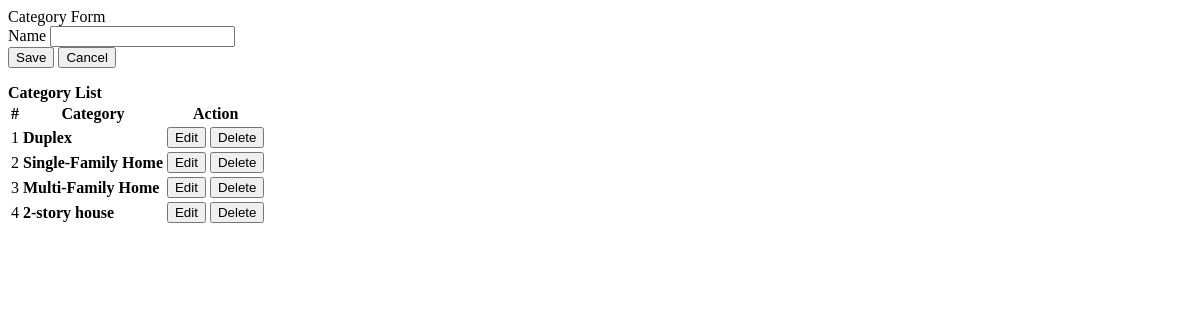
Before: /categories.php with the older database file.
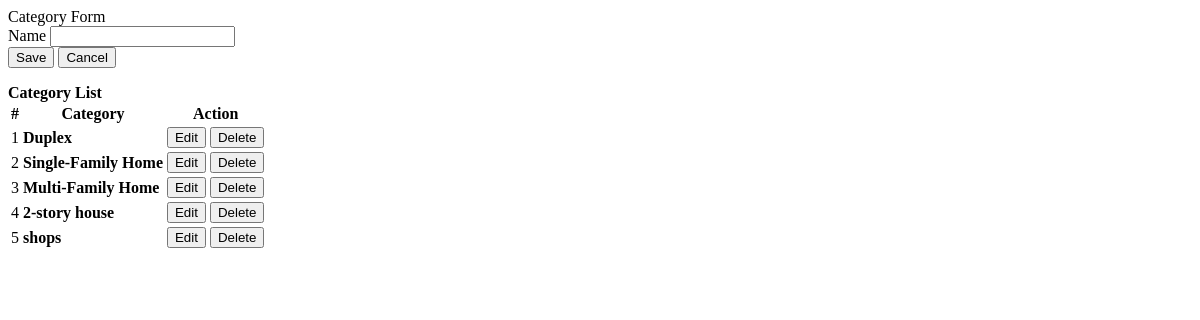
After: the same page with the newer database file.
### tables this page shows
CREATE TABLE `categories` (
  `id` int(30) NOT NULL,
  `name` varchar(200) NOT NULL
);

### categories.php (the view, shortened to what this page needs)
<?php include('db_connect.php');?>
<div class="container-fluid">
	<div class="col-lg-12">
		<div class="row">
			<div class="col-md-4">
			<form action="" id="manage-category">
				<div class="card">
					<div class="card-header">
						    Category Form
				  	</div>
					<div class="card-body">
							<div class="form-group">
								<label class="control-label">Name</label>
								<input type="text" class="form-control" name="name">
							</div>
					</div>
					<div class="card-footer">
						<div class="row">
							<div class="col-md-12">
								<button class="btn btn-sm btn-primary col-sm-3 offset-md-3"> Save</button>
								<button class="btn btn-sm btn-default col-sm-3" type="button" onclick="$('#manage-category').get(0).reset()"> Cancel</button>
							</div>
						</div>
					</div>
				</div>
			</form>
			</div>
			<div class="col-md-8">
				<div class="card">
					<div class="card-header">
						<b>Category List</b>
					</div>
					<div class="card-body">
						<table class="table table-bordered table-hover">
							<thead>
								<tr>
									<th class="text-center">#</th>
									<th class="text-center">Category</th>
									<th class="text-center">Action</th>
								</tr>
							</thead>
							<tbody>
								<?php
								$i = 1;
								$category = $conn->query("SELECT * FROM categories order by id asc");
								while($row=$category->fetch_assoc()):
								?>
								<tr>
									<td class="text-center"><?php echo $i++ ?></td>
									<td class="">
										<p><b><?php echo $row['name'] ?></b></p>
									</td>
									<td class="text-center">
										<button class="btn btn-sm btn-primary edit_category" type="button" data-id="<?php echo $row['id'] ?>"  data-name="<?php echo $row['name'] ?>" >Edit</button>
										<button class="btn btn-sm btn-danger delete_category" type="button" data-id="<?php echo $row['id'] ?>">Delete</button>
									</td>
								</tr>
								<?php endwhile; ?>
							</tbody>
						</table>
					</div>
				</div>
			</div>
		</div>
	</div>
</div>

Changed rows visible on the page:
added categories: name "shops"
